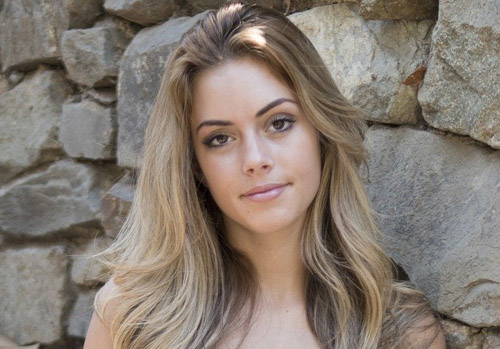
#> input picture opencv/images/face1.jpg, 500 x 349 px
$ python 20221229.py
#> lines starting #> are read from the running program, lines starting #| are printed output that depends on the picture; after the words box and inside, x2 and y2 are one past the last pixel; in counts of white or black regions, pixels touching at a corner belong together
# -*- coding: utf-8 -*-
"""
Created on Thu Dec 29 08:58:02 2022

@author: KITCOOP
20221229.py
"""
import cv2, numpy as np
face_cascade = cv2.CascadeClassifier\
                 ("haarcascade_frontalface_alt2.xml")  # 정면 검출기
eye_cascade = cv2.CascadeClassifier("haarcascade_eye.xml") #눈 검출기
image = cv2.imread('images/face1.jpg' , cv2.IMREAD_COLOR)
#> image is the input picture: shape (349, 500, 3); mean B, G, R 112.6, 122.4, 133.5
cv2.imshow("image",image)
image.shape #(349, 500, 3)
#cvtColor() : 이미지변환
#cv2.COLOR_BGR2GRAY : 컬러이미지 -> 흑백이미지.
#cv2.COLOR_BGR2HSV : 컬러이미지 -> 색상중 지배색상 변환.
#cv2.COLOR_BGR2RGB : 컬러이미지 -> 색상 반전
gray = cv2.cvtColor(image, cv2.COLOR_BGR2GRAY)  # 명암도 영상 변환
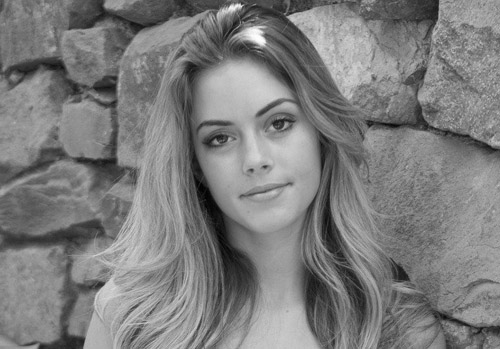
#> gray: shape (349, 500); min 0, max 254, mean 124.6
cv2.imshow("gray",gray)
gray.shape #(349, 500)

gray = cv2.equalizeHist(gray)  # 히스토그램 평활화
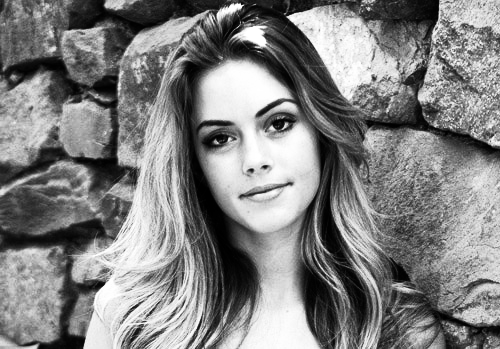
#> gray: shape (349, 500); min 0, max 255, mean 128.5
cv2.imshow("gray",gray)
#gray : 이미지값
#1.1 : 영상축소. 기본값 1.1
#2 : 최소 이웃되는 사각형값.
#(100, 100): 최소 객체의 크기.
faces = face_cascade.detectMultiScale\
         (gray, 1.1, 2, 0, (100, 100));  # 얼굴 검출
#> faces = [[174, 71, 158, 158]]
if faces.any():   #얼굴 사각형 검출?
    x, y, w, h = faces[0] #사각형의 좌표
#> x = 174; y = 71; w = 158; h = 158
    #face_image : 얼굴 영역
    face_image = image[y:y + h, x:x + w]  # 얼굴 영역 영상 가져오기
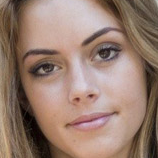
#> face_image: shape (158, 158, 3); mean B, G, R 111.2, 124.5, 151
    cv2.imshow("face",face_image)
    eyes = eye_cascade.detectMultiScale\
                  (face_image, 1.15, 7, 0, (25, 20))  # 눈 검출 수행
#> eyes = [[82, 30, 45, 45], [25, 47, 41, 41]]
    if len(eyes) == 2:  # 눈 사각형이 검출되면
        for ex, ey, ew, eh in eyes:
            center = (x + ex + ew // 2, y + ey + eh // 2)
            cv2.circle(image, center, 10, (0, 255, 0), 2)  # 눈 중심에 원 그리기
#> this loop made 2 passes
#> (ex, ey, ew, eh, center) on passes 1 to 2: (82, 30, 45, 45, (278, 123)), (25, 47, 41, 41, (219, 138))
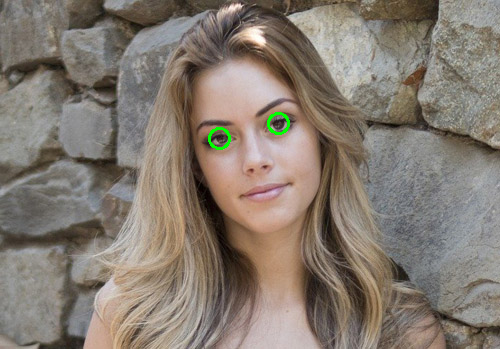
#> image: shape (349, 500, 3); 0.22% of pixels changed, all inside (x1, y1, x2, y2) = (208, 112, 290, 150)
    else:
        print("눈 미검출")
    cv2.rectangle(image, faces[0], (255, 0, 0), 2)  # 얼굴 검출 사각형 그리기
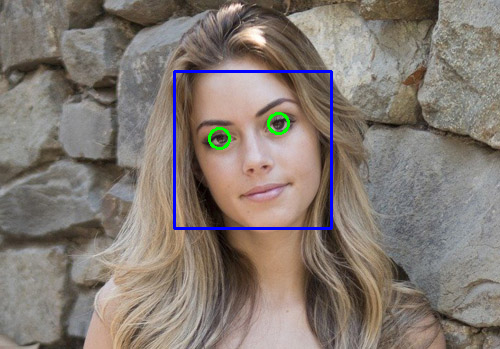
#> image: shape (349, 500, 3); 1.08% of pixels changed, all inside (x1, y1, x2, y2) = (173, 70, 333, 230)
    cv2.imshow("image", image)
else: print("얼굴 미검출")
cv2.waitKey(0)

$ run again, with opencv/images/face2.jpg copied over opencv/images/face1.jpg
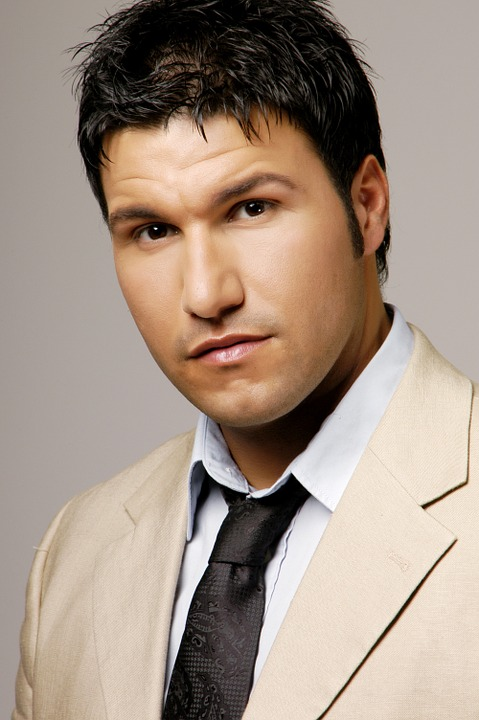
#> input picture opencv/images/face2.jpg, 479 x 720 px
#> image is the input picture: shape (720, 479, 3); mean B, G, R 133, 146.3, 163.5
#> faces = [[46, 100, 307, 307]]
#> x = 46; y = 100; w = 307
#> `face_image = image[y:y + h, x:x + w]`:
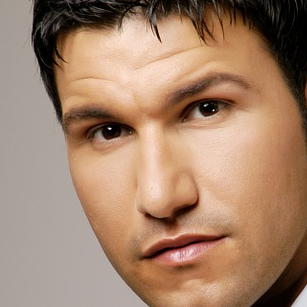
#> face_image: shape (307, 307, 3); mean B, G, R 107.2, 130.4, 163
#> eyes = [[70, 104, 57, 57], [169, 81, 58, 58]]
#> the loop `for ex, ey, ew, eh in eyes:` made 2 passes
#> (ex, ey, ew, eh, center) on passes 1 to 2: (70, 104, 57, 57, (144, 232)), (169, 81, 58, 58, (244, 210))
#> `cv2.rectangle(image, faces[0], (255, 0, 0), 2)`:
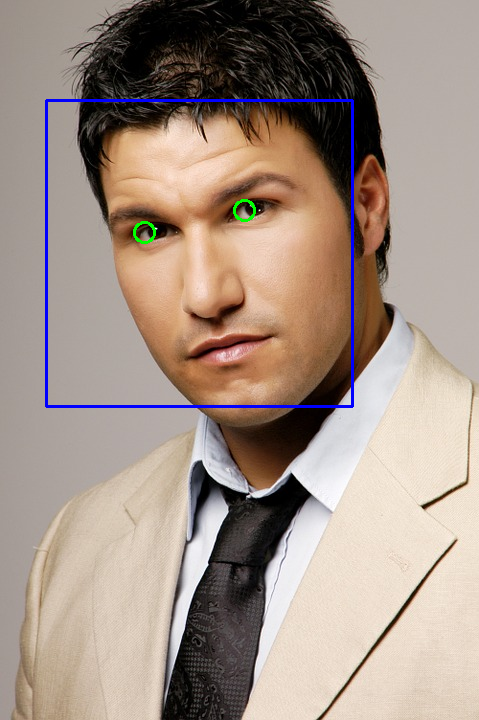
#> image: shape (720, 479, 3); mean B, G, R 134.7, 145.5, 162.3
